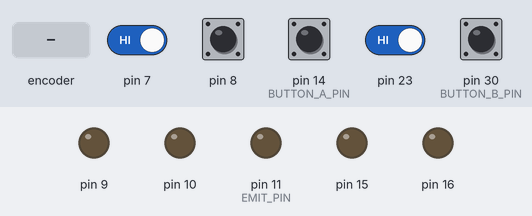
Recording of a sketch running on a simulated Arduino Leonardo, built with avr-gcc and run on an emulated ATmega32U4. On the bench: output pins drawn as LEDs (lit = HIGH). The inputs (shaded band) are chosen by the test bench; at power-on: pin 7, pin 8, pin 14 (BUTTON_A_PIN), pin 23, pin 30 (BUTTON_B_PIN) HIGH.

Above: at 1.2 s.
1.3 s: pin 30 (BUTTON_B_PIN) pulled LOW for 0.15 s
At 2.17 s:
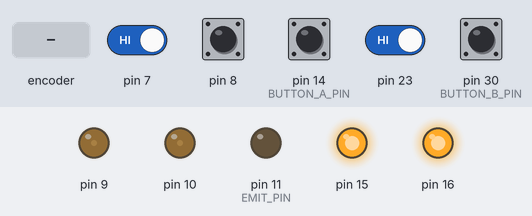
4.3 s: pin 8 pulled LOW for 1 s
7.9 s: rotary encoder on pin 7 / pin 23 turned 1 step (first pin leading)
At 8.25 s:
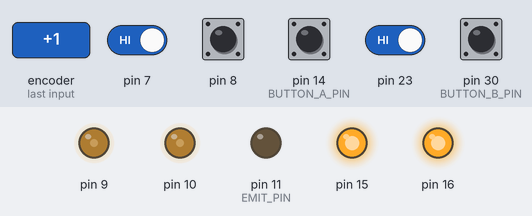
11.1 s: pin 14 (BUTTON_A_PIN) pulled LOW for 1 s
At 13.71 s:
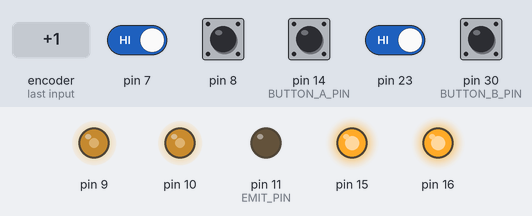
14.7 s: pin 8 pulled LOW for 0.15 s
Timing chart, 0 to 18.7 s (numbered marks = the images above; inputs shaded):
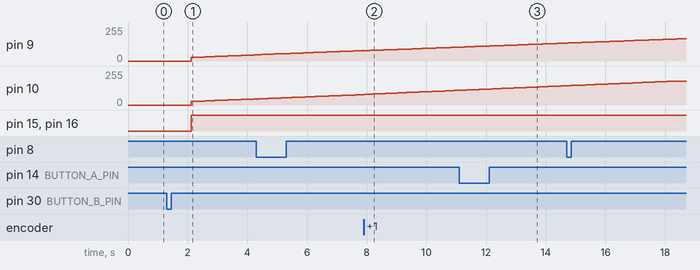

The sketch:

Leader_arc_test_v2_NKrobot.ino
```cpp
//==========================================================================//
//                        LEADER - USING ORIGINAL MECHANICS BUT NEW CAL     //
//==========================================================================//

#include "Motors.h"
#include "LineSensors.h"
#include "PID.h"
#include "Encoders.h"
#include "Kinematics.h"
#include <math.h>

Motors_c motors;
PID_c left_pid;
PID_c right_pid;
PID_c heading_pid;
Kinematics_c pose;

//==========================================================================//
//                        2. LOGGING                                        //
//==========================================================================//

// logging
const uint32_t LOG_MS = 50;
const int LOG_SIZE = 100;

struct LogEntry {
  uint32_t t_ms;
  int16_t x_centi; // pose.x * 100
  int16_t y_centi; // pose.y * 100
};

LogEntry logBuffer[LOG_SIZE];
int logIndex = 0;
uint32_t lastLogTime = 0;
bool loggingActive = false;
bool logReadyToDump = false;


//==========================================================================//
//                        3. BUTTONS                                        //
//==========================================================================//
// button pin

const int BUTTON_A_PIN = 14;
const int BUTTON_B_PIN = 30;

// state variables
bool lastButtonAState = HIGH;
bool lastButtonBState = HIGH;

//==========================================================================//
//                        4. TARGET COORDINATES                             //
//==========================================================================//
// target coordinates
float TARGET_X = -300.0f;
float TARGET_Y = -000.0f;
bool travelling = false;

const float DIST_TOL = 5.0;
//==========================================================================//
//                        5. TIMING                                         //
//==========================================================================//
// timing variables
const uint32_t SPEED_EST_MS = 10;
const uint32_t CTRL_MS = 20;
const uint32_t POSE_MS = 20;
const uint32_t PRESTART_BEACON_MS = 800;
const uint32_t STOP_SETTLE_MS = 1000;

uint32_t lastCtrlTime = 0;
uint32_t lastSpeedTime = 0;
uint32_t lastPoseTime = 0;
uint32_t prestartStartTime = 0;
uint32_t doneStartTime = 0;
uint32_t reverseStartTime = 0;

//==========================================================================//
//                        6. PID                                            //
//==========================================================================//

// pwm limits
const int PWM_MAX_ABS = 60;
const int PWM_FLOOR = 18;

// pid settings & steering
const float DRIVE_KP = 60.0f;
const float DRIVE_KI = 0.02f;
const float DRIVE_KD = 0.001f;

const float HEAD_KP = 2.0f;
const float HEAD_KI = 0.0f;
const float HEAD_KD = 0.0f;

const float REVERSE_SPEED = 0.45f;
const float MAX_STEER = 0.04f;

//==========================================================================//
//                        7. WHEEL SPEED                                    //
//==========================================================================//
// wheel speed estimation variables
long last_e0 = 0;
long last_e1 = 0;

float right_speed = 0.0f;
float left_speed = 0.0f;
float last_speed_e0 = 0.0f;
float last_speed_e1 = 0.0f;

const float ALPHA = 0.2f;

// detecting done state
const float MOTION_START_SPEED = 0.03f;
const float STOP_SPEED_THRESHOLD = 0.01f;
bool hasStartedMotion = false;
uint32_t belowSpeedSince = 0;

//==========================================================================//
//                        8. FSM                                            //
//==========================================================================//

// FSM states
enum RobotState {
  WAITING,
  TARGET_BEACON,
  PRESTART,
  REVERSING,
  DONE,
  STOPPED
};

RobotState state = WAITING;


//==========================================================================//
//                        8. HELPER FUNCTION                                //
//==========================================================================//

//1. -----------------------------------------------------------------------//
float clampFloat(float x, float lo, float hi) {
  if (x < lo) return lo;
  if (x > hi) return hi;
  return x;
}

//2. -----------------------------------------------------------------------//
int clampInt(int x, int lo, int hi) {
  if (x < lo) return lo;
  if (x > hi) return hi;
  return x;
}

//3. -----------------------------------------------------------------------//
int applyPwmFloor(int pwm, float demand_speed, int floorVal) {
  if (demand_speed == 0.0f) return 0;
  if (abs(pwm) < floorVal) {
    pwm = (demand_speed > 0.0f) ? floorVal : -floorVal;
  }
  return pwm;
}

//4. -----------------------------------------------------------------------//
float angleDiff(float target) {
  return atan2f(sinf(target - pose.theta), cosf(target - pose.theta));
}

//5. -----------------------------------------------------------------------//
void beaconOn(){
  pinMode(EMIT_PIN, OUTPUT);
  digitalWrite(EMIT_PIN, LOW);
}

//6. -----------------------------------------------------------------------//
void beaconOff(){
  pinMode(EMIT_PIN, INPUT);
}

//7. -----------------------------------------------------------------------//
void stopRobot() {
  motors.setPWM(0, 0);
  left_pid.reset();
  right_pid.reset();
  heading_pid.reset();
}

//8. -----------------------------------------------------------------------//
void logData() {
  if (!loggingActive) return;

  uint32_t now = millis();
  if (now - lastLogTime < LOG_MS) return;
  lastLogTime = now;

  if (logIndex >= LOG_SIZE) return;

  logBuffer[logIndex].x_centi = (int16_t)(pose.x * 100.0f);
  logBuffer[logIndex].y_centi = (int16_t)(pose.y * 100.0f);
  logBuffer[logIndex].t_ms = now;
  logIndex++;
}

//9. -----------------------------------------------------------------------//
void logDump() {
  Serial.println(F("i,x_mm,y_mm,ts"));
      for (int i = 0; i < logIndex; i++) {
        float x = logBuffer[i].x_centi / 100.0f;
        float y = logBuffer[i].y_centi / 100.0f;
        Serial.print(i);
        Serial.print(",");
        Serial.print(x);
        Serial.print(",");
        Serial.print(y);
        Serial.print(",");
        Serial.println(logBuffer[i].t_ms);
      }
      logReadyToDump = false;
}

//==========================================================================//
//                        9. WHELE SPEED EST                                //
//==========================================================================//
// wheel speed estimation
void updateWheelSpeedsIfNeeded() {
  uint32_t now = millis();
  uint32_t elapsed = now - lastSpeedTime;

  if (elapsed < SPEED_EST_MS) return;

  lastSpeedTime = now;

  long delta_e0 = count_e0 - last_e0;
  long delta_e1 = count_e1 - last_e1;

  last_e0 = count_e0;
  last_e1 = count_e1;

  float speed_e0 = (float)delta_e0 / (float)elapsed;
  float speed_e1 = (float)delta_e1 / (float)elapsed;

  right_speed = ALPHA * speed_e0 + (1.0f - ALPHA) * last_speed_e0;
  left_speed  = ALPHA * speed_e1 + (1.0f - ALPHA) * last_speed_e1;

  last_speed_e0 = right_speed;
  last_speed_e1 = left_speed;
}

// pose update
void updatePoseifNeeded() {
  uint32_t now = millis();
  if (now - lastPoseTime < POSE_MS) return;
  lastPoseTime = now;

  pose.update();
}

//==========================================================================//
//                        10. REV TRAVEL                                    //
//==========================================================================//
//1. -----------------------------------------------------------------------//
// reverse pid control
void setTravel(float x, float y) {
  TARGET_X = x;
  TARGET_Y = y;
  travelling = true;
  left_pid.reset();
  right_pid.reset();
  heading_pid.reset();

}

//2. -----------------------------------------------------------------------//
bool checkTravelReverse() {
  if (!travelling) {
    return true;
  }

  float dx = TARGET_X - pose.x;
  float dy = TARGET_Y - pose.y;
  float dist = sqrtf(dx * dx + dy * dy);

  // Stop if within 5 mm of target, OR x < -305, OR y < -105
  if (dist <= DIST_TOL || pose.x < -305.0f || pose.y < -105.0f) {
    motors.setPWM(0, 0);
    travelling = false;
    left_pid.reset();
    right_pid.reset();
    heading_pid.reset();
    return true;
  }

  float desired_heading = atan2f(dy, dx);
  desired_heading += PI;

  float heading_error = angleDiff(desired_heading);
  float rev = REVERSE_SPEED;
  float head_corr = 2.0f * heading_pid.update(0.0f, heading_error);
  float steer_limit = 0.07f * rev;
  head_corr = clampFloat(head_corr, -steer_limit, steer_limit);

  if (dist < 50.0f) {
    rev = 0.3f;
  }

  float left_pwm  = left_pid.update(-rev + head_corr, left_speed);
  float right_pwm = right_pid.update(-rev - head_corr, right_speed);

  motors.setPWM((int)left_pwm, (int)right_pwm);
  return false;
}

//==========================================================================//
//                        11. STATE FUNCTION                                //
//==========================================================================//
// state functions

//1. -----------------------------------------------------------------------//
void stateWaiting() {
  beaconOff();
  motors.setPWM(0,0);
}

//2. -----------------------------------------------------------------------//
void stateTargetBeacon(){
  beaconOn();
  motors.setPWM(0,0);
}

//3. -----------------------------------------------------------------------//
void statePrestart(){
  beaconOn();
  motors.setPWM(0,0);

  if (millis() - prestartStartTime >= PRESTART_BEACON_MS){
    setTravel(TARGET_X, TARGET_Y);
    left_pid.reset();
    right_pid.reset();

    logIndex = 0;
    loggingActive = true;
    logReadyToDump = false;
    lastLogTime = millis() - LOG_MS;

    state = REVERSING;
  }
}

//4. -----------------------------------------------------------------------//
void stateReverse() {
  beaconOn();

  if (fabs(left_speed) > MOTION_START_SPEED || fabs(right_speed) > MOTION_START_SPEED) {
    hasStartedMotion = true;
  }

  if (checkTravelReverse()) {
    stopRobot();
    doneStartTime = millis();
    state = DONE;
  }
}

//5. -----------------------------------------------------------------------//
void stateDone() {
  beaconOff();
  motors.setPWM(0, 0);

  float maxAbsSpeed = fabs(left_speed);
  if (fabs(right_speed) > maxAbsSpeed) maxAbsSpeed = fabs(right_speed);

  if (maxAbsSpeed < STOP_SPEED_THRESHOLD) {
    if (belowSpeedSince == 0) {
      belowSpeedSince = millis();
    }

    if (hasStartedMotion && (millis() - belowSpeedSince >= STOP_SETTLE_MS)) {
      loggingActive = false;
      logReadyToDump = true;
      state = STOPPED;
    }
  } else {
    belowSpeedSince = 0;
  }
}

//5. -----------------------------------------------------------------------//
void stateStopped() {
  motors.setPWM(0, 0);
}


//==========================================================================//
//                        11. BUTTON HANDLING                               //
//==========================================================================//

//1. -----------------------------------------------------------------------//
void handleButtonA(bool buttonAState){
  if (lastButtonAState == HIGH && buttonAState == LOW){
    delay(20);
    if (digitalRead(BUTTON_A_PIN) == LOW){
      if (logReadyToDump){
        logDump();
        return;
      }
      if (state == WAITING){
        state = TARGET_BEACON;
      } else if (state == TARGET_BEACON){
        state = WAITING;
      }
    }
  }
}

//2. -----------------------------------------------------------------------//
void handleButtonB(bool buttonBState){
  if (lastButtonBState == HIGH && buttonBState == LOW){
    delay(20);
    if (digitalRead(BUTTON_B_PIN) == LOW){
      if (state == WAITING){
        stopRobot();
        state = PRESTART;
        prestartStartTime = millis();
      }
    }
  }
}

//==========================================================================//
//                            SETUP                                         //
//==========================================================================//
// setup function
void setup() {
  Serial.begin(115200);

  motors.initialise();
  setupEncoder0();
  setupEncoder1();

  pinMode(BUTTON_A_PIN, INPUT_PULLUP);
  pinMode(BUTTON_B_PIN, INPUT_PULLUP);

  pose.initialise(0, 0, 0);

  left_pid.initialise(DRIVE_KP, DRIVE_KI, DRIVE_KD);
  right_pid.initialise(DRIVE_KP, DRIVE_KI, DRIVE_KD);
  heading_pid.initialise(HEAD_KP, HEAD_KI, HEAD_KD);
  left_pid.reset();
  right_pid.reset();
  heading_pid.reset();

  last_e0 = count_e0;
  last_e1 = count_e1;
  lastSpeedTime = millis();
  lastCtrlTime = millis();
  lastPoseTime = millis();

  beaconOff();
  motors.setPWM(0, 0);
  state = WAITING;
}

//==========================================================================//
//                        LOOP                                              //
//==========================================================================//

// loop
void loop() {
  bool buttonAState = digitalRead(BUTTON_A_PIN);
  bool buttonBState = digitalRead(BUTTON_B_PIN);

  handleButtonA(buttonAState);
  handleButtonB(buttonBState);

  lastButtonAState = buttonAState;
  lastButtonBState = buttonBState;

  updateWheelSpeedsIfNeeded();
  updatePoseifNeeded();
  logData();

  switch (state) {
    case WAITING:
      stateWaiting();
      break;
    case TARGET_BEACON:
      stateTargetBeacon();
      break;
    case PRESTART:
      statePrestart();
      break;
    case REVERSING:
      stateReverse();
      break;
    case DONE:
      stateDone();
      break;
    case STOPPED:
      stateStopped();
      break;
  }

}
```

PID.h
```cpp
// UNCHANGED from labsheet 1

/***************************************
   ,        .       .           .      ,
   |        |       |           |     '|
   |    ,-: |-. ,-. |-. ,-. ,-. |-     |
   |    | | | | `-. | | |-' |-' |      |
   `--' `-` `-' `-' ' ' `-' `-' `-'    '
 A D V A N C E D   E X E R C I S E S
****************************************/

// this #ifndef stops this file
// from being included mored than
// once by the compiler.
#ifndef _PID_H
#define _PID_H

// Class to contain generic PID algorithm.
class PID_c {
  public:

    // PID update variables.
    float last_error;
    float p_term;
    float i_term;
    float d_term;
    float i_sum;
    float feedback;

    // To store gains.
    float p_gain;
    float i_gain;
    float d_gain;

    // To determine time elapsed.
    unsigned long ms_last_t;

    // Constructor, must exist.
    PID_c() {
      // leaving this empty.
      // ensure initialise() is called
      // instead.
    }

    // To setup PID.
    // Pass in gain values for kp, ki, kd.
    void initialise( float p, float i, float d ) {
       feedback = 0;
       last_error = 0;
       p_term = 0;
       i_term = 0;
       d_term = 0;
       i_sum = 0;

       p_gain = p;
       i_gain = i;
       d_gain = d;

       ms_last_t = millis();
    }

    // If PID hasn't been called in a long time,
    // the time elapsed will be huge and cause a
    // massive overshoot.  It is best to reset if
    // we know the robot has been delayed or motors
    // disabled.
    void reset() {
      p_term = 0;
      i_term = 0;
      d_term = 0;
      i_sum = 0;
      last_error = 0;
      feedback = 0;
      ms_last_t = millis();
    }

    // To imlpement this on a microcontroller, this is a good
    // referenece:
    // https://en.wikipedia.org/wiki/PID_controller#Discrete_implementation
    float update( float demand, float measurement ) {
      float error;
      unsigned long ms_now_t;
      unsigned long ms_dt;
      float float_dt;
      float diff_error;

      // Grab time to calc elapsed time.
      ms_now_t = millis();
      ms_dt = ms_now_t - ms_last_t;

      // ms_last_t has been used, so update
      // it for the next call of this update.
      ms_last_t = millis();

      // typecasting the different of two
      // unsigned longs is safer.
      float_dt = (float)ms_dt;

      // NOTE: A serious error can occur
      // here if dt is 0, this causes divide
      // by zero errors.  This can happen if
      // PID.update() is called faster than 1ms.
      // Here, we catch the error by returning
      // the last feedback value.
      if( float_dt == 0.0 ) return feedback;

      // Calculate error signal.
      error = demand - measurement;

      // Update 03/10/25: Commented out here,
      // this needs to happen after d-term.
      //last_error = error;

      // P term, nice and easy
      p_term = p_gain * error;

      // discrete integration
      i_sum = i_sum + (error * float_dt);

      // i_term.
      i_term = i_gain * i_sum;

      // d_term.
      // Note, sometimes this needs to be inverted
      // to last_error - error.  It depends on the
      // error signal sign in relation to the system.
      diff_error = (error - last_error) / float_dt;
      d_term = diff_error * d_gain;

      // Update 03/10/25.  Added line here,
      // fixing minor d-term bug.
      last_error = error;


      // Sometimes this needs to be - d_term.
      // d_term should counteract sudden changes, which
      // means it is subtractive.  Another way to achieve
      // this is to have a negative gain.  The best way
      // to troubleshoot is to plot what it is doing.
      feedback = p_term + i_term + d_term;

      // done
      return feedback;
    }

}; // End of PID_c class definition


#endif
```

Source omitted: Encoders.h (8534 bytes), Kinematics.h (6709 bytes), LineSensors.h (5009 bytes), Motors.h (4728 bytes)

Measured:
- after the input at 1.3 s, pin 9, pin 10: moves from 0/255 to 46/255 over 2.1 s, starting after 0.82 s; pin 15, pin 16: LOW → HIGH after 0.82 s
